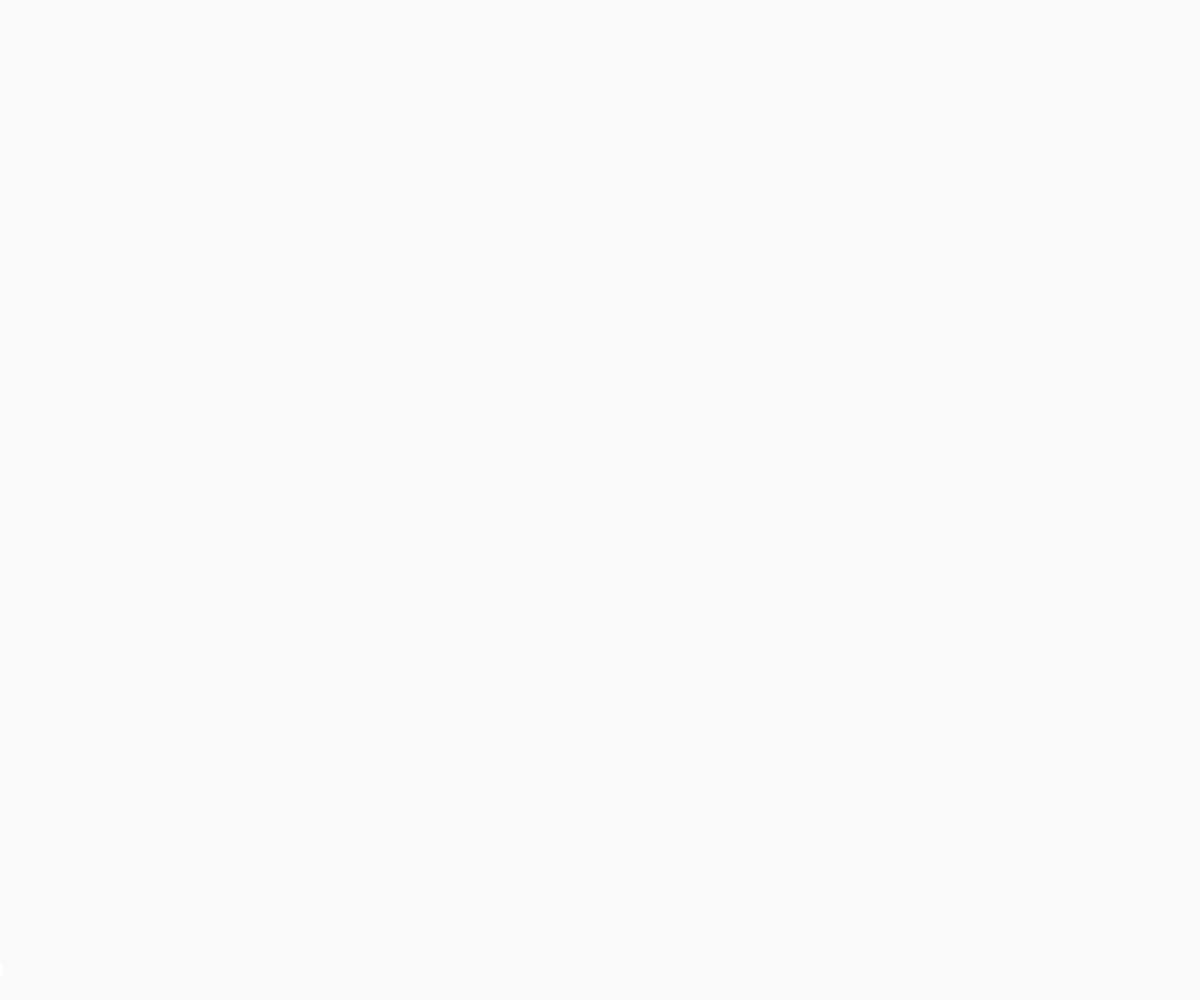
Frame 1 (no input)
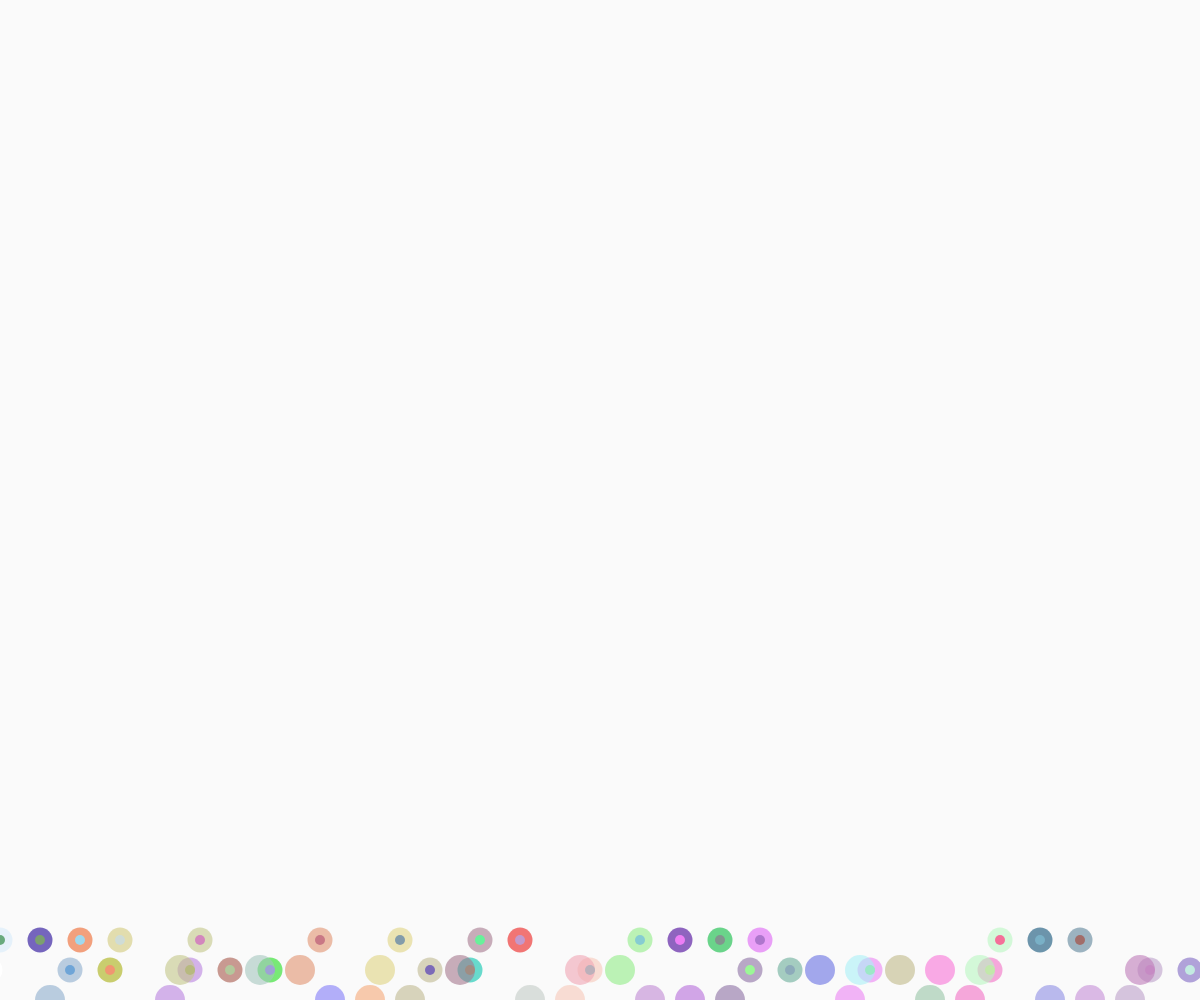
Frame 60 (no input)
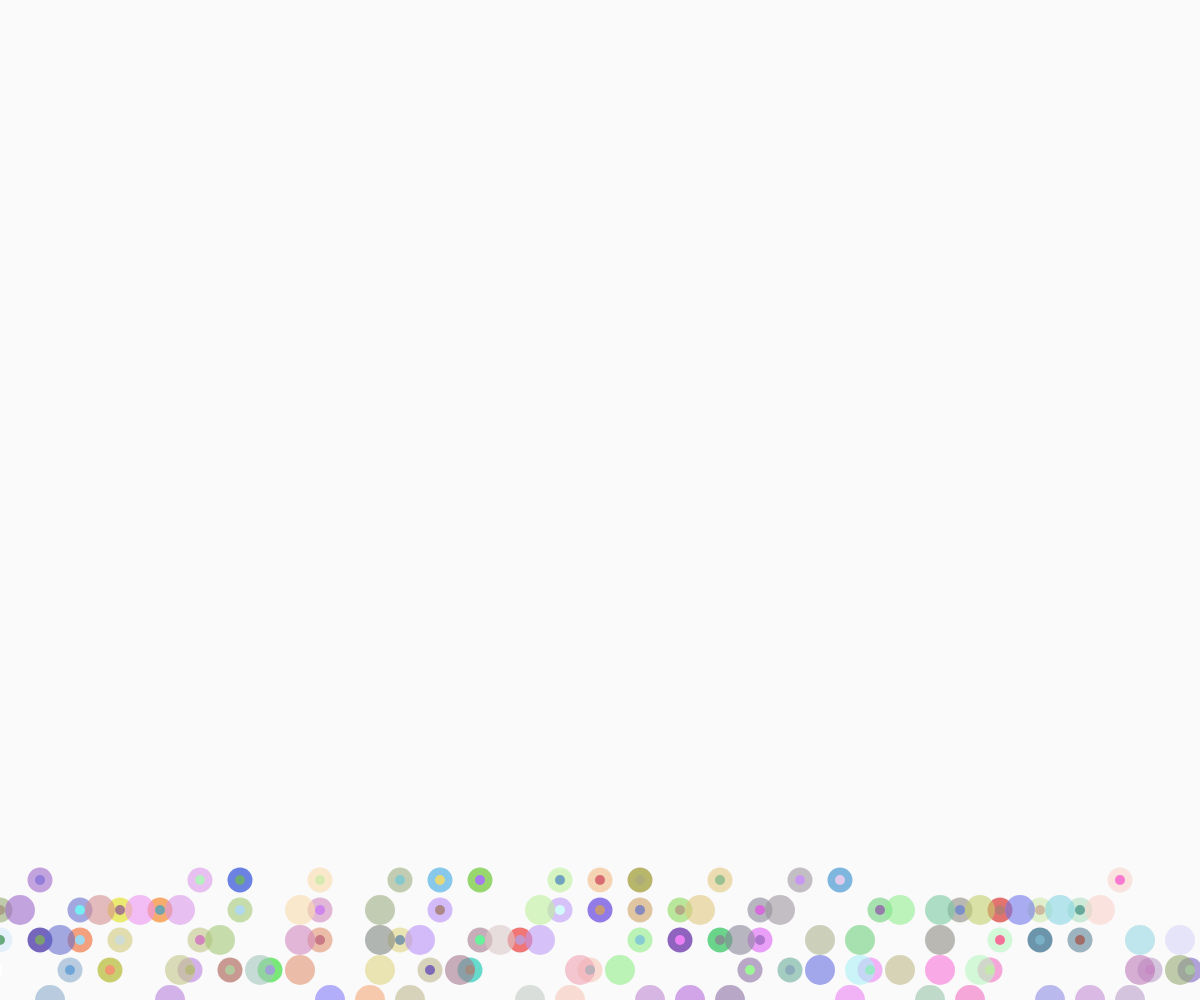
Frame 120 (the mouse pressed at the canvas centre since frame 60)

The p5.js sketch that drew these frames (run headless with seeded random() and noise() and a simulated clock; from frame 60 on, the mouse is pressed at the canvas centre):

// p5.js sketch
// ── sketch.js
// -
// Variazione 10PRINT 0.1 by GiuliaBollini
// 2020 © GiuliaBollini, Daniele @Fupete and the course DSII2020 at DESIGN.unirsm 
// https://github.com/dsii-2020-unirsm/archive/tree/master/GiuliaBollini
// Educational purposes, MIT License, 2020, San Marino
// —
//
// Help:
// [a] delete all
//
// —

let w = 0; //width
let h = 0; //height
let x1;
let x2;
let y1;
let y2;
let dim = 30;

function setup() {
  createCanvas(windowWidth, windowHeight); //dimensione dello schermo
  background(250);
}

function draw() {  
  
  x1 = w + 15;
  x2 = w - 15; 
  y1 = h + 15; 
  y2 = h - 15; 
  
  translate((-dim/2), windowHeight-(dim/2));
  frameRate(20); //velocità 
   
  w += 40; //distanza tra gli oggetti
 
  if (random() < 0.5) { 
  noStroke();
    fill(random(100,250),random(100,250),random(100,250),150); 
    ellipse(x1+10,y1,30);
    
  } else {
  noStroke()
    ellipse(x2+20,y2,25);
    fill(random(102,250),random(102,250),random(102,250));
    ellipse(x2+20,y2,10); 
    fill(random(100,250),random(100,250),random(100,250));
  }

  if (w > windowWidth) {
    w=10;
    h-=dim;
  }
  
  if (h<(-windowHeight)) {
    w=50;
    h=50; 
  }
}

function keyTyped() {
  if (key === 'a') { // se premo "a" pulisco il background
    background(255);}}
